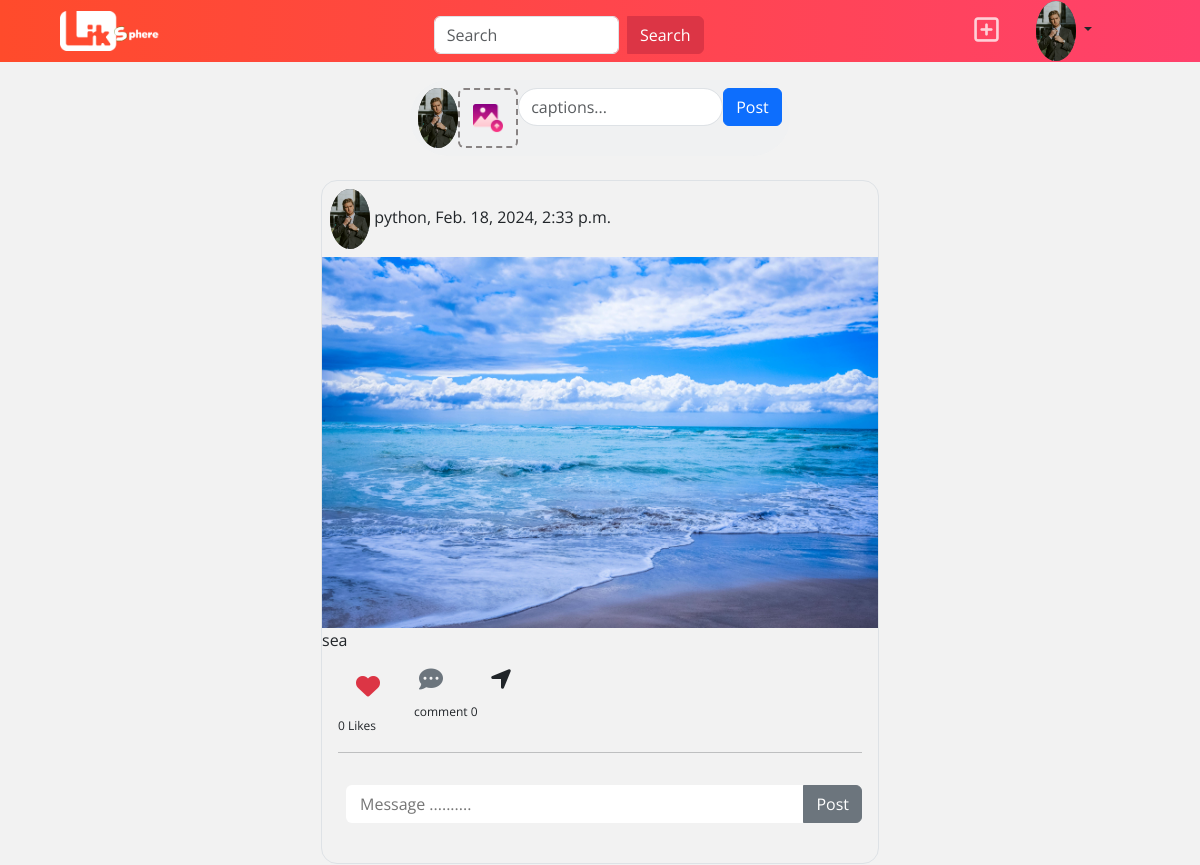
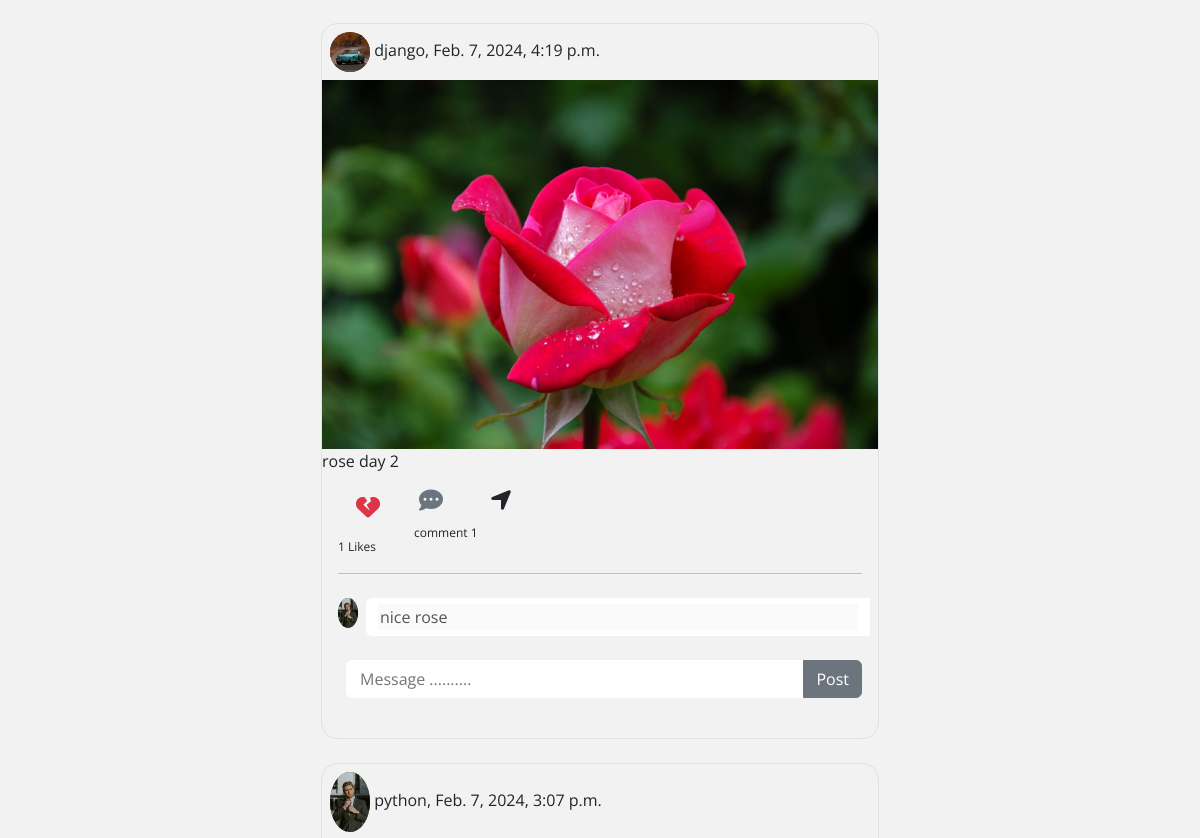
The page /index (signed in, upper part) on the database as committed earlier (2 pictures, top to bottom).
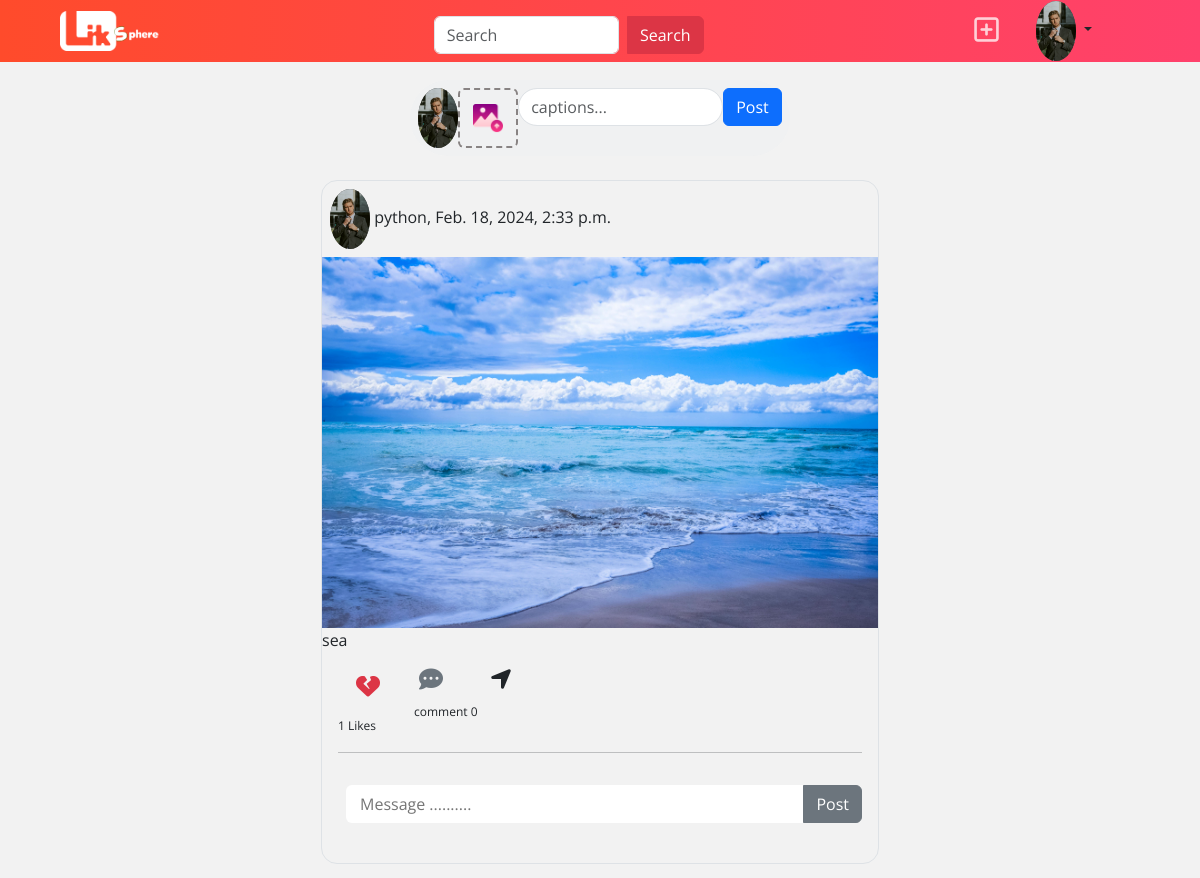
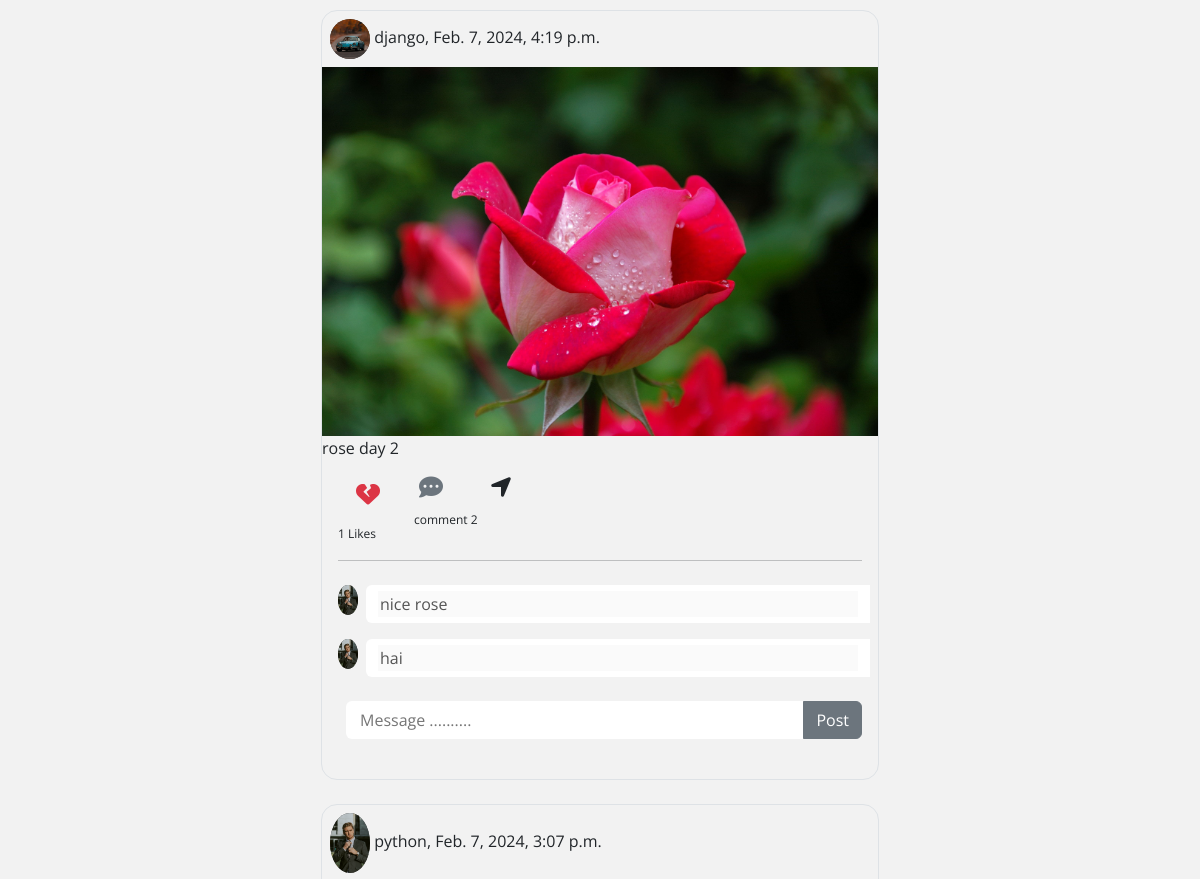
The same page on the database as committed later (2 pictures, top to bottom).
### social/models.py (models this page shows, shortened)
class Posts(models.Model):
    user=models.ForeignKey(User,on_delete=models.CASCADE,related_name="userpost")
    title=models.CharField(max_length=200)
    post_image=models.ImageField(upload_to="posters",null=True,blank=True)
    created_date=models.DateTimeField(auto_now_add=True)
    liked_by=models.ManyToManyField(User,related_name="post_like")

class UserProfile(models.Model):
    user=models.OneToOneField(User,on_delete=models.CASCADE,related_name="profile")
    address=models.CharField(max_length=200,null=True)
    phone=models.CharField(max_length=200,null=True)
    profile_pic=models.ImageField(upload_to="profilepics",null=True,blank=True)
    dob=models.DateField(null=True)
    bio=models.CharField(max_length=200,null=True)
    following=models.ManyToManyField("self",related_name="followed_by",symmetrical=False,null=True)
    block=models.ManyToManyField("self",related_name="blocked",symmetrical=False,null=True)

class Comments(models.Model):
    user=models.ForeignKey(User,related_name="comment",on_delete=models.CASCADE)
    text=models.CharField(max_length=200)
    created_date=models.DateTimeField(auto_now_add=True)
    post=models.ForeignKey(Posts,related_name="post_comments",on_delete=models.CASCADE)

### social/views.py (the view, shortened to what this page needs)
# urls.py: path("index",views.IndexView.as_view(),name="index"),
@method_decorator(decs,name="dispatch")
class IndexView(CreateView,ListView):
    template_name="index.html"
    form_class=PostForm
    model=Posts
    context_object_name="data"
    def get_queryset(self):
        blocked_profiles=self.request.user.profile.block.all()
        blockedprofile_id=[pr.user.id for pr in blocked_profiles]
        qs=Posts.objects.all().exclude(user__id__in=blockedprofile_id).order_by("-created_date")
        return qs
    def get_context_data(self,**kwargs):
        context=super().get_context_data(**kwargs)
        current_date=timezone.now()
        context["stories"]=Stories.objects.filter(expiry_date__gte=current_date)
        return context

### social/forms.py
class PostForm(forms.ModelForm):
    class Meta:
        model=Posts
        fields=["title","post_image"]

### social/templates/index.html (shortened to what the changed rows need)
<!DOCTYPE html>
{%load static%}
<html lang="en">
<head>
    <link href="https://cdn.jsdelivr.net/npm/bootstrap@5.3.2/dist/css/bootstrap.min.css" rel="stylesheet">
    <link rel="stylesheet" href="https://cdnjs.cloudflare.com/ajax/libs/font-awesome/6.5.1/css/all.min.css"/>
    <link rel="stylesheet" href="{%static 'social/css/index.css'%}">
</head>
<body>
    <div class="container d-flex flex-column justify-content-center align-items-center mt-5">
        {%for post in data%}
        <div class="border border-1 rounded-4 mt-4 w-50">
            <div class="ms-2 mt-2 mb-2">
                {%if post.user.profile.profile_pic%}
                    <img class="profile-small" src="{{post.user.profile.profile_pic.url}}" alt="Avatar">
                {%else%}
                    <img class="profile-small" src="{%static 'social/images/profilepic.png' %}" alt="Avatar">
                {%endif%}
                {{post.user}}, {{post.created_date}}
            </div>
            <div>
                {%if post.post_image%}
                <img src="{{post.post_image.url}}" class="h-auto w-100" alt="">
                {%endif%}
                {{post.title}}
            </div>
            <div class="ms-2 mt-2 mb-2 d-flex align-items-start">
                <form action="{%url 'like' post.id%}" method="post" class="">
                    {%if request.user in post.liked_by.all%}
                        <div class="d-block flex-column">
                            <div>
                                <button type="submit" class="btn" name="action" value="dislike">
                                    <i class="fa-solid fa-heart-crack fs-4 text-danger btn"></i>
                                </button>
                            </div>
                        </div>
                    {%else%}
                        <div class="d-block flex-column">
                            <div>
                                <button type="submit" class="btn" name="action" value="like">
                                    <i class="fa-solid fa-heart fs-4 text-danger btn"></i>
                                </button>
                            </div>
                        </div>
                    {%endif%}
                    <div>
                        <span class="ms-2 spa">{{post.liked_by.all.count}} Likes</span>
                    </div>
                </form>
                <div class="d-block flex-column">
                    <div>
                        <i class="fa-solid fa-comment-dots fs-4 text-secondary btn"></i>
                    </div>
                    <div>
                        <span class="ms-2 spa">comment {{post.post_comments.all.count}}</span>
                    </div>
                </div>
                <div class="d-block flex-column">
                    <div>
                        <i class="fa-solid fa-location-arrow fs-4 btn"></i>
                    </div>
                </div>
            </div>
            <hr class="ms-3 me-3">
            {%for c in post.post_comments.all%}
            <div class="p-2 ms-2 d-flex">
                <div>
                    {%if c.user.profile.profile_pic%}
                        <img class="profile-xsmall" src="{{c.user.profile.profile_pic.url}}" alt="">
                    {%endif%}
                </div>
                <div class="ms-2 comment form-control rounded-end-0 border-0">
                    <input type="text" name="" value="{{c.text}}" disabled id="" placeholder="Message .........." class="border-0 w-100">
                </div>
            </div>
            {%endfor%}
            <div class=" mb-4 p-3">
                <form action="{%url 'comment' post.id %}" method="post" class="d-flex">
                    <div class="ms-2 comment form-control rounded-end-0 border-0">
                        <input type="text" name="text" id="" placeholder="Message .........." class="border-0 w-100">
                    </div>
                    <div>
                        <button class="btn btn-secondary rounded-start-0" type="submit">Post</button>
                    </div>
                </form>
            </div>
        </div>
        {%endfor%}
    </div>
</body>
</html>

Rows that differ between the two databases and show on the page:
computed for Posts "Feb. 18, 2024, 2:33 p.m.": liked_by.all.count "0" → "1"
computed for Posts "Feb. 7, 2024, 4:19 p.m.": post_comments.all.count "1" → "2"
added Comments: user.profile.profile_pic (picture), text "hai", shown under Posts "Feb. 7, 2024, 4:19 p.m."
